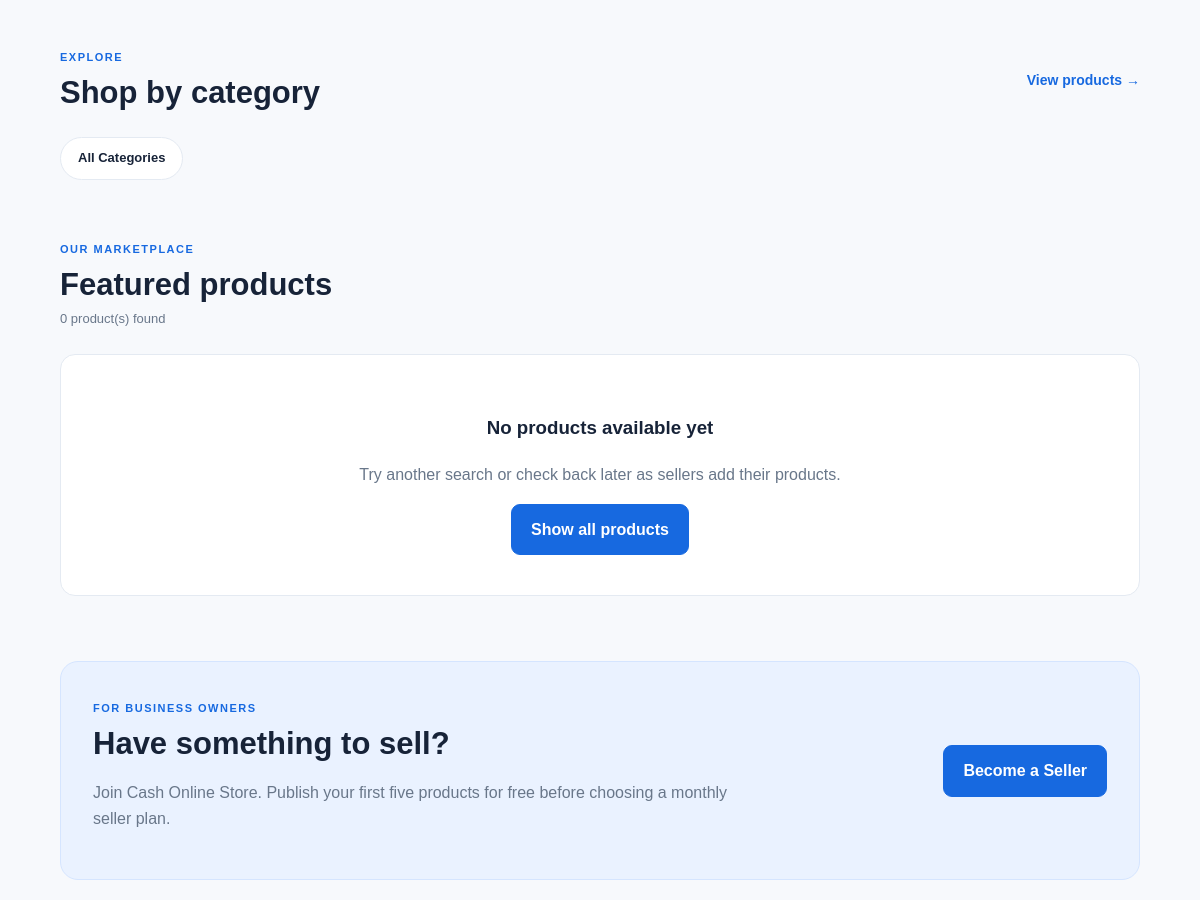
Before: / (middle part) with the older database file.
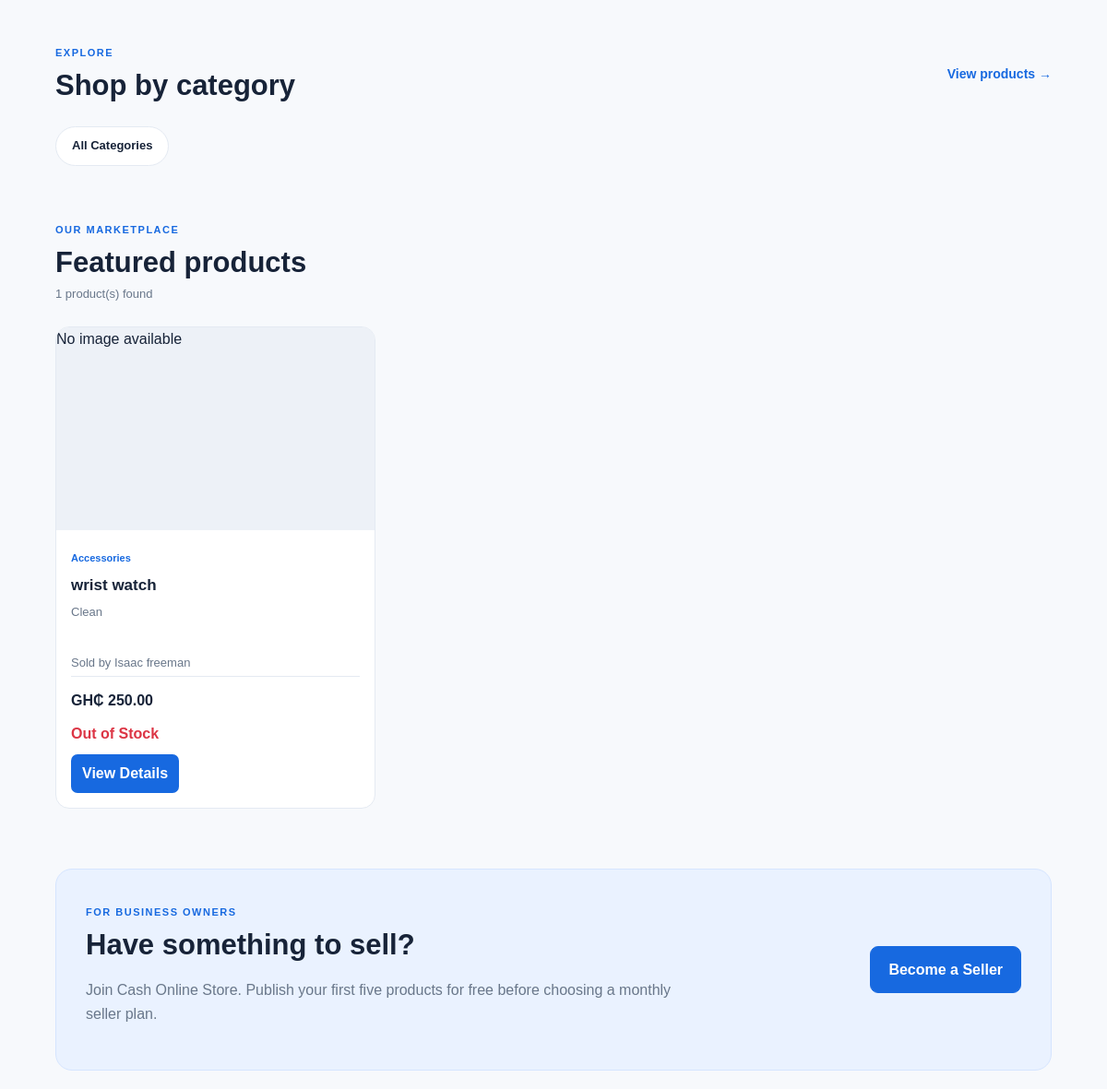
After: the same page with the newer database file.
### tables this page shows
CREATE TABLE products (
            id INTEGER PRIMARY KEY AUTOINCREMENT,
            seller_id INTEGER NOT NULL,
            name TEXT NOT NULL,
            category TEXT NOT NULL,
            price REAL NOT NULL CHECK(price >= 0),
            quantity INTEGER NOT NULL DEFAULT 1 CHECK(quantity >= 0),
            image TEXT,
            description TEXT,
            created_at TIMESTAMP DEFAULT CURRENT_TIMESTAMP,
            FOREIGN KEY (seller_id) REFERENCES users(id)
        );

CREATE TABLE users (
            id INTEGER PRIMARY KEY AUTOINCREMENT,
            name TEXT NOT NULL,
            email TEXT NOT NULL UNIQUE,
            password_hash TEXT NOT NULL,
            role TEXT NOT NULL CHECK(role IN ('buyer', 'seller')),
            created_at TIMESTAMP DEFAULT CURRENT_TIMESTAMP
        );

### app.py (the view, shortened to what this page needs)
@app.route("/")
def home():
    search = request.args.get("q", "").strip()
    category = request.args.get("category", "").strip()
    query = """
        SELECT
            p.*,
            u.name AS seller_name
        FROM products p
        JOIN users u ON u.id = p.seller_id
        WHERE u.role = 'seller'
    """
    parameters = []
    if category:
        query += " AND p.category = ?"
        parameters.append(category)
    query += " ORDER BY p.created_at DESC, p.id DESC"
    connection = get_db_connection()
    try:
        products = connection.execute(
            query, parameters
        ).fetchall()
        categories = connection.execute("""
            SELECT DISTINCT category
            FROM products
            WHERE quantity > 0
            ORDER BY category
        """).fetchall()
    finally:
        connection.close()
    return render_template(
        "index.html",
        products=products,
        categories=categories,
        search=search,
        selected_category=category
    )

### app.py (called while the page is built)
def get_db_connection():
    connection = sqlite3.connect(DATABASE)
    connection.row_factory = sqlite3.Row
    return connection

### templates/index.html (shortened to what this page needs)
<!DOCTYPE html>
<html lang="en">
<head>
    <link rel="stylesheet"
          href="{{ url_for('static', filename='style.css') }}">
</head>
<body>
<main>
    <section id="categories" class="section">
        <div class="section-heading">
            <div>
                <span class="eyebrow">EXPLORE</span>
                <h2>Shop by category</h2>
            </div>
            <a href="#products" class="text-link">
                View products →
            </a>
        </div>
        <div class="category-list">
            <a class="category-chip"
               href="{{ url_for('home', q=search) }}">
                All Categories
            </a>
        </div>
    </section>
    <section id="products" class="section">
        <div class="section-heading">
            <div>
                <span class="eyebrow">OUR MARKETPLACE</span>
                <h2>
                    {% if search %}
                        Search results
                    {% elif selected_category %}
                        {{ selected_category }}
                    {% else %}
                        Featured products
                    {% endif %}
                </h2>
                <p class="muted">
                    {{ products|length }} product(s) found
                </p>
            </div>
        </div>
        {% if products %}
            <div class="product-grid">
                {% for product in products %}
                    <article class="product-card">
                        <a class="product-image"
                           href="{{ url_for('product_detail', product_id=product['id']) }}">
                            {% if product['image'] %}
                                <img
                                    src="{{ product['image'] }}"
                                    alt="{{ product['name'] }}"
                                    loading="lazy">
                            {% else %}
                                <span>No image available</span>
                            {% endif %}
                        </a>
                        <div class="product-info">
                            <span class="product-category">
                                {{ product['category'] }}
                            </span>
                            <h3>
                                <a href="{{ url_for('product_detail', product_id=product['id']) }}">
                                    {{ product['name'] }}
                                </a>
                            </h3>
                            <p class="product-description">
                                {{ product['description'] or 'No description provided.' }}
                            </p>
                            <p class="muted">
                                Sold by
                                <a href="{{ url_for('seller_profile', seller_id=product['seller_id']) }}">
                                    {{ product['seller_name'] }}
                                </a>
                            </p>
                            <div class="product-bottom">
                                <strong class="price">
                                    GH₵ {{ "%.2f"|format(product['price']) }}
                                </strong>
                            </div>
                            {% if product['quantity'] > 0 %}
                                <p class="stock-available">
                                    In Stock: {{ product['quantity'] }}
                                </p>
                                <div class="product-actions">
                                    <a
                                        class="add-button"
                                        href="{{ url_for('product_detail', product_id=product['id']) }}">
                                        View Details
                                    </a>
                                    <a
                                        class="add-button"
                                        href="{{ url_for('buy_product', product_id=product['id']) }}">
                                        Buy Now
                                    </a>
                                </div>
                            {% else %}
                                <p class="stock-out">
                                    Out of Stock
                                </p>
                                <div class="product-actions">
                                    <a
                                        class="add-button"
                                        href="{{ url_for('product_detail', product_id=product['id']) }}">
                                        View Details
                                    </a>
                                </div>
                            {% endif %}
                        </div>
                    </article>
                {% endfor %}
            </div>
        {% else %}
            <div class="empty-state">
                <h3>
                    {% if search or selected_category %}
                        No products found
                    {% else %}
                        No products available yet
                    {% endif %}
                </h3>
                <p>
                    Try another search or check back later
                    as sellers add their products.
                </p>
                <a class="primary-button"
                   href="{{ url_for('home') }}">
                    Show all products
                </a>
            </div>
        {% endif %}
    </section>
    <section id="sell" class="seller-banner">
        <div>
            <span class="eyebrow">FOR BUSINESS OWNERS</span>
            <h2>Have something to sell?</h2>
            <p>
                Join Cash Online Store. Publish your first five
                products for free before choosing a monthly seller plan.
            </p>
        </div>
        <a class="primary-button"
           href="{{ url_for('register') }}">
            Become a Seller
        </a>
    </section>
</main>
</body>
</html>

### static/style.css (style rules this page uses)
:root { --navy: #102846; --blue: #1769e0; --blue-light: #eaf2ff; --text: #172338; --muted: #69778a; --border: #e4eaf2; --background: #f7f9fc; --white: #ffffff; }
* { box-sizing: border-box; }
html { scroll-behavior: smooth; }
body { margin: 0; font-family: Arial, Helvetica, sans-serif; color: var(--text); background: var(--background); line-height: 1.6; }
a { color: inherit; text-decoration: none; }
button, a { -webkit-tap-highlight-color: transparent; }
.eyebrow { font-size: 11px; letter-spacing: 1.5px; font-weight: 800; color: var(--blue); }
.primary-button, .secondary-button { display: inline-block; padding: 12px 19px; border-radius: 9px; font-weight: 700; text-align: center; }
.primary-button { color: white; background: var(--blue); border: 1px solid var(--blue); }
.section { padding: 45px 5% 10px; scroll-margin-top: 25px; }
.section-heading { display: flex; justify-content: space-between; align-items: center; gap: 15px; margin-bottom: 20px; }
.section-heading h2, .seller-banner h2, .account-note h2 { margin: 4px 0; font-size: clamp(23px, 3vw, 31px); line-height: 1.3; }
.text-link { color: var(--blue); font-weight: 700; font-size: 14px; }
.category-list { display: flex; flex-wrap: wrap; gap: 11px; }
.category-chip { padding: 10px 17px; border-radius: 25px; background: white; border: 1px solid var(--border); font-size: 13px; font-weight: 700; }
.muted { color: var(--muted); font-size: 13px; margin: 4px 0; }
.product-grid { display: grid; grid-template-columns: repeat(3, minmax(0, 1fr)); gap: 20px; }
.product-card { min-width: 0; overflow: hidden; background: white; border: 1px solid var(--border); border-radius: 15px; transition: transform 0.2s, box-shadow 0.2s; }
.product-image { display: block; position: relative; background: #edf1f7; height: 220px; overflow: hidden; }
.product-info { padding: 16px; }
.product-category { font-size: 11px; color: var(--blue); font-weight: 700; }
.product-info h3 { font-size: 17px; margin: 5px 0; }
.product-description { color: var(--muted); font-size: 13px; min-height: 40px; margin: 5px 0 15px; }
.product-bottom { display: flex; align-items: center; justify-content: space-between; gap: 8px; border-top: 1px solid var(--border); padding-top: 13px; }
.price { font-size: 16px; white-space: nowrap; }
.add-button { color: white; background: var(--blue); border: none; border-radius: 7px; padding: 8px 12px; font-weight: 700; cursor: pointer; }
.seller-banner { margin: 55px 5% 25px; padding: 32px; background: var(--blue-light); border: 1px solid #d5e5ff; border-radius: 18px; display: flex; align-items: center; justify-content: space-between; gap: 20px; scroll-margin-top: 20px; }
.seller-banner p, .account-note p { color: var(--muted); max-width: 650px; }
.product-info h3 { overflow-wrap: anywhere; }
.product-description { overflow-wrap: anywhere; }
.stock-out { color: #dc3545; font-weight: 700; margin: 10px 0; }
.product-actions { display: flex; flex-wrap: wrap; gap: 8px; align-items: center; }

Changed rows visible on the page:
added products: image "No image available", category "Accessories", name "wrist watch", description "Clean", seller_name "Isaac freeman", price "250.00"
Other visible differences:
{{ products|length }}: "0" → "1"
text no longer shown: "No products available yet Try another search or check back later as sellers add their products. Show all products"
